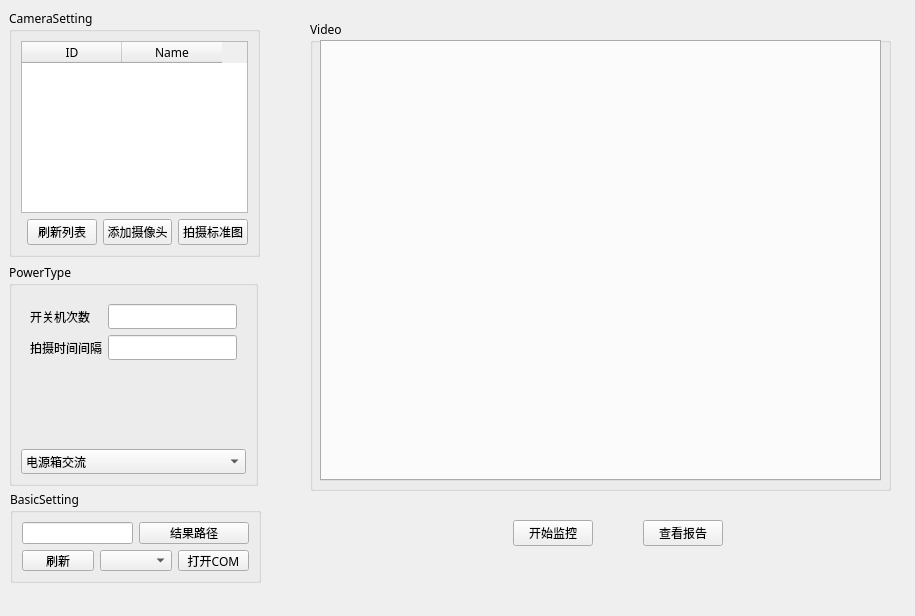
<?xml version="1.0" encoding="UTF-8"?>
<ui version="4.0">
 <class>Form</class>
 <widget class="QWidget" name="Form">
  <property name="geometry">
   <rect>
    <x>0</x>
    <y>0</y>
    <width>915</width>
    <height>616</height>
   </rect>
  </property>
  <property name="font">
   <font>
    <family>微软雅黑</family>
   </font>
  </property>
  <property name="windowTitle">
   <string>TvPowerOnOffSupervisory</string>
  </property>
  <property name="windowIcon">
   <iconset>
    <normaloff>../res/tv.jpg</normaloff>../res/tv.jpg</iconset>
  </property>
  <widget class="QGroupBox" name="groupBox">
   <property name="geometry">
    <rect>
     <x>9</x>
     <y>9</y>
     <width>251</width>
     <height>248</height>
    </rect>
   </property>
   <property name="title">
    <string>CameraSetting</string>
   </property>
   <layout class="QGridLayout" name="gridLayout">
    <item row="1" column="3">
     <widget class="QPushButton" name="capture_std_btn">
      <property name="text">
       <string>拍摄标准图</string>
      </property>
     </widget>
    </item>
    <item row="0" column="0" colspan="4">
     <widget class="QTableWidget" name="camera_list">
      <property name="columnCount">
       <number>2</number>
      </property>
      <column>
       <property name="text">
        <string>ID</string>
       </property>
      </column>
      <column>
       <property name="text">
        <string>Name</string>
       </property>
      </column>
     </widget>
    </item>
    <item row="1" column="1">
     <widget class="QPushButton" name="refresh_camera_list_btn">
      <property name="text">
       <string>刷新列表</string>
      </property>
     </widget>
    </item>
    <item row="1" column="2">
     <widget class="QPushButton" name="add_camera_btn">
      <property name="text">
       <string>添加摄像头</string>
      </property>
     </widget>
    </item>
   </layout>
  </widget>
  <widget class="QGroupBox" name="groupBox_2">
   <property name="geometry">
    <rect>
     <x>9</x>
     <y>263</y>
     <width>249</width>
     <height>223</height>
    </rect>
   </property>
   <property name="title">
    <string>PowerType</string>
   </property>
   <layout class="QGridLayout" name="gridLayout_5">
    <item row="0" column="0">
     <widget class="QStackedWidget" name="stackedWidget">
      <property name="currentIndex">
       <number>0</number>
      </property>
      <widget class="QWidget" name="power_box">
       <layout class="QFormLayout" name="formLayout">
        <item row="0" column="0">
         <widget class="QLabel" name="label">
          <property name="text">
           <string>开关机次数</string>
          </property>
         </widget>
        </item>
        <item row="0" column="1">
         <widget class="QLineEdit" name="txt_box_num"/>
        </item>
        <item row="1" column="0">
         <widget class="QLabel" name="label_2">
          <property name="text">
           <string>拍摄时间间隔</string>
          </property>
         </widget>
        </item>
        <item row="1" column="1">
         <widget class="QLineEdit" name="txt_box_interval"/>
        </item>
       </layout>
      </widget>
      <widget class="QWidget" name="direct_power">
       <layout class="QFormLayout" name="formLayout_2">
        <item row="0" column="0">
         <widget class="QLabel" name="label_3">
          <property name="text">
           <string>开关机次数</string>
          </property>
         </widget>
        </item>
        <item row="0" column="1">
         <widget class="QLineEdit" name="txt_direct_num"/>
        </item>
        <item row="1" column="0">
         <widget class="QLabel" name="label_4">
          <property name="text">
           <string>关机时间</string>
          </property>
         </widget>
        </item>
        <item row="1" column="1">
         <widget class="QLineEdit" name="txt_direct_off_time"/>
        </item>
        <item row="2" column="0">
         <widget class="QLabel" name="label_5">
          <property name="text">
           <string>电源键值</string>
          </property>
         </widget>
        </item>
        <item row="2" column="1">
         <widget class="QLineEdit" name="txt_direct_power_key"/>
        </item>
        <item row="3" column="0">
         <widget class="QLabel" name="label_6">
          <property name="text">
           <string>拍摄时间间隔</string>
          </property>
         </widget>
        </item>
        <item row="3" column="1">
         <widget class="QLineEdit" name="txt_direct_interval"/>
        </item>
       </layout>
      </widget>
      <widget class="QWidget" name="pro800_power">
       <layout class="QFormLayout" name="formLayout_3">
        <item row="0" column="0">
         <widget class="QLabel" name="label_7">
          <property name="text">
           <string>开关机次数</string>
          </property>
         </widget>
        </item>
        <item row="0" column="1">
         <widget class="QLineEdit" name="txt_cross_num"/>
        </item>
        <item row="1" column="0">
         <widget class="QLabel" name="label_8">
          <property name="text">
           <string>继电器地址</string>
          </property>
         </widget>
        </item>
        <item row="1" column="1">
         <widget class="QLineEdit" name="txt_cross_address"/>
        </item>
        <item row="2" column="0">
         <widget class="QLabel" name="label_9">
          <property name="text">
           <string>开机键值</string>
          </property>
         </widget>
        </item>
        <item row="2" column="1">
         <widget class="QLineEdit" name="txt_cross_on_key"/>
        </item>
        <item row="3" column="0">
         <widget class="QLabel" name="label_10">
          <property name="text">
           <string>关机键值</string>
          </property>
         </widget>
        </item>
        <item row="3" column="1">
         <widget class="QLineEdit" name="txt_cross_off_key"/>
        </item>
        <item row="4" column="0">
         <widget class="QLabel" name="label_21">
          <property name="text">
           <string>拍摄时间间隔</string>
          </property>
         </widget>
        </item>
        <item row="4" column="1">
         <widget class="QLineEdit" name="txt_cross_interval"/>
        </item>
       </layout>
      </widget>
     </widget>
    </item>
    <item row="1" column="0">
     <widget class="QComboBox" name="comboBox">
      <item>
       <property name="text">
        <string>电源箱交流</string>
       </property>
      </item>
      <item>
       <property name="text">
        <string>红外直流</string>
       </property>
      </item>
      <item>
       <property name="text">
        <string>PRO800交流</string>
       </property>
      </item>
     </widget>
    </item>
   </layout>
  </widget>
  <widget class="QGroupBox" name="groupBox_3">
   <property name="geometry">
    <rect>
     <x>10</x>
     <y>490</y>
     <width>251</width>
     <height>93</height>
    </rect>
   </property>
   <property name="title">
    <string>BasicSetting</string>
   </property>
   <layout class="QGridLayout" name="gridLayout_6">
    <item row="0" column="0" colspan="2">
     <widget class="QLineEdit" name="result_dir_txt"/>
    </item>
    <item row="0" column="2" colspan="2">
     <widget class="QPushButton" name="result_dir_btn">
      <property name="text">
       <string>结果路径</string>
      </property>
     </widget>
    </item>
    <item row="1" column="0">
     <widget class="QPushButton" name="refresh_port_btn">
      <property name="text">
       <string>刷新</string>
      </property>
     </widget>
    </item>
    <item row="1" column="1" colspan="2">
     <widget class="QComboBox" name="port_lists_combox"/>
    </item>
    <item row="1" column="3">
     <widget class="QPushButton" name="open_port_btn">
      <property name="text">
       <string>打开COM</string>
      </property>
     </widget>
    </item>
   </layout>
  </widget>
  <widget class="QGroupBox" name="groupBox_4">
   <property name="geometry">
    <rect>
     <x>310</x>
     <y>20</y>
     <width>581</width>
     <height>471</height>
    </rect>
   </property>
   <property name="title">
    <string>Video</string>
   </property>
   <widget class="QTabWidget" name="camera_tab">
    <property name="geometry">
     <rect>
      <x>10</x>
      <y>20</y>
      <width>561</width>
      <height>441</height>
     </rect>
    </property>
    <property name="currentIndex">
     <number>-1</number>
    </property>
   </widget>
  </widget>
  <widget class="QWidget" name="">
   <property name="geometry">
    <rect>
     <x>470</x>
     <y>520</y>
     <width>296</width>
     <height>27</height>
    </rect>
   </property>
   <layout class="QHBoxLayout" name="horizontalLayout_6">
    <item>
     <spacer name="horizontalSpacer_7">
      <property name="orientation">
       <enum>Qt::Horizontal</enum>
      </property>
      <property name="sizeHint" stdset="0">
       <size>
        <width>40</width>
        <height>20</height>
       </size>
      </property>
     </spacer>
    </item>
    <item>
     <widget class="QPushButton" name="start_supervision_btn">
      <property name="text">
       <string>开始监控</string>
      </property>
     </widget>
    </item>
    <item>
     <spacer name="horizontalSpacer_9">
      <property name="orientation">
       <enum>Qt::Horizontal</enum>
      </property>
      <property name="sizeHint" stdset="0">
       <size>
        <width>40</width>
        <height>20</height>
       </size>
      </property>
     </spacer>
    </item>
    <item>
     <widget class="QPushButton" name="pushButton_3">
      <property name="text">
       <string>查看报告</string>
      </property>
     </widget>
    </item>
    <item>
     <spacer name="horizontalSpacer_8">
      <property name="orientation">
       <enum>Qt::Horizontal</enum>
      </property>
      <property name="sizeHint" stdset="0">
       <size>
        <width>40</width>
        <height>20</height>
       </size>
      </property>
     </spacer>
    </item>
   </layout>
  </widget>
 </widget>
 <resources/>
 <connections>
  <connection>
   <sender>comboBox</sender>
   <signal>currentIndexChanged(int)</signal>
   <receiver>stackedWidget</receiver>
   <slot>setCurrentIndex(int)</slot>
   <hints>
    <hint type="sourcelabel">
     <x>220</x>
     <y>490</y>
    </hint>
    <hint type="destinationlabel">
     <x>219</x>
     <y>397</y>
    </hint>
   </hints>
  </connection>
 </connections>
</ui>
